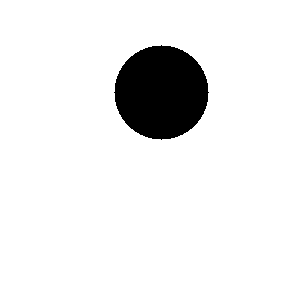
#> input picture Pattern Recognition: Shape Classifier/data/shapes/circle/1.png, 300 x 300 px, found by its file name; its folder holds only this picture in this run
$ jupyter execute --allow-errors shape_classifier-ContourMethod_final.ipynb   (shell and % lines are left out)
#> lines starting #> are read from the running program, lines starting #| are printed output that depends on the picture
# Import Libraries

[cell 1]
import cv2
import numpy as np
import os
import imutils

from matplotlib import pyplot as plt

# Preprocessing

[cell 2]
#create lists to save the labels (the name of the shape)
train_dir = '/home/trojan/Desktop/pattern recognition/PB1/Implementation/data/shapes'
shape_list = ['circle', 'triangle', 'tetragon', 'pentagon', 'other']

## Helper functions

[cell 3]
class ShapeDetector:
    def __init__(self):
        pass
    def detect(self, c):
        # initialize the shape name and approximate the contour
        shape = "unidentified"
        approx = cv2.approxPolyDP(contour, 0.01 * cv2.arcLength(contour, True), True)

        if 5 < len(approx) < 10:
            shape = "other"
        # if the shape is a triangle, it will have 3 vertices
        if len(approx) == 3:
            shape = "triangle"
        # if the shape has 4 vertices, it is a tetragon
        elif len(approx) == 4:
            shape = "tetragon"
        # if the shape is a pentagon, it will have 5 vertices
        elif len(approx) == 5:
            shape = "pentagon"
        # otherwise, we assume the shape is other
        elif len(approx) > 10:
            shape = "circle"

        return shape, approx

# Training

[cell 4]
#iterate through each shape
all_labels, all_images = [],[]
#> (the rest of this cell did not finish here and is left out)

[cell 5]
plt.imshow(all_images[0])

[cell 6]
print(all_labels)

[cell 7]
pred_labels = []

for img in all_images:

    #resized = imutils.resize(image, width=300)
    #ratio = image.shape[0] / float(resized.shape[0])
    # Find Canny edges
    gray = cv2.cvtColor(img, cv2.COLOR_BGR2GRAY)
    _, thresh = cv2.threshold(gray, 240, 255, cv2.THRESH_BINARY)
    #blurred = cv2.GaussianBlur(gray, (5, 5), 0)
    #thresh = cv2.threshold(blurred, 60, 255, cv2.THRESH_BINARY)[1]

    #edged = cv2.Canny(thresh, 30, 200)

    contours, _ = cv2.findContours(thresh.copy(), cv2.RETR_TREE, cv2.CHAIN_APPROX_NONE)
    #contour = imutils.grab_contours(contour)
    sd = ShapeDetector()

    for contour in contours:
        shape, approx = sd.detect(contour)
        #pred_labels.append(shape)
        #approx = cv2.approxPolyDP(contour, 0.01 * cv2.arcLength(contour, True), True)
        cv2.drawContours(img, [approx], 0, (0, 255, 0), 2)
        x = approx.ravel()[0]
        y = approx.ravel()[1] - 5

        # then draw the contours and the name of the shape on the image
        #c = c.astype("float")
        #c *= ratio
        #c = c.astype("int")

        cv2.putText(img, shape, (x, y), cv2.FONT_HERSHEY_SIMPLEX,
            0.5, (0, 0, 0), 2)
        # show the output image
    pred_labels.append(shape)
    cv2.imshow("Image", img)
    cv2.waitKey(0)
    cv2.destroyAllWindows()
#> this loop made 1 pass
#> pass 1, `cv2.imshow("Image", img)`:
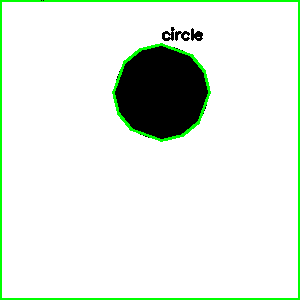
#> window 'Image': shape (300, 300, 3); mean B, G, R 226.8, 236, 226.8
#> after the loop, pred_labels = ['circle']

[cell 8]
print(pred_labels)
#| ['circle']

[cell 9]
print(all_labels)

[cell 10]
SUM = 0
pred_acc = 0

for i in range(len(pred_labels)):
    if pred_labels[i]==all_labels[i]:
        SUM += 1
#> this loop made 1 pass
#> SUM on pass 1: 1
#> after the loop, SUM = 1

pred_acc = SUM/len(all_labels)*100
#> pred_acc = 100

print(SUM)
#| 1
print("Accuracy = {}".format(pred_acc))
#| Accuracy = 100.0
